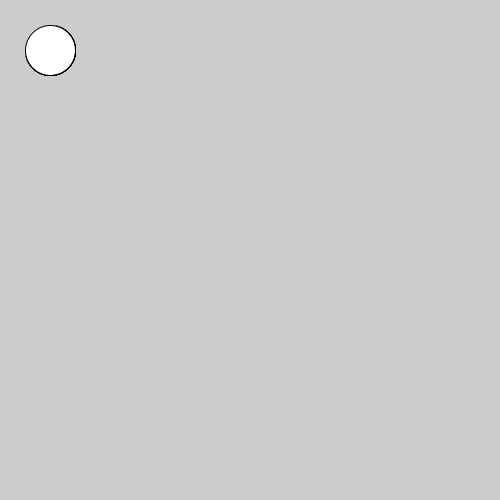
Frame 1 (no input)
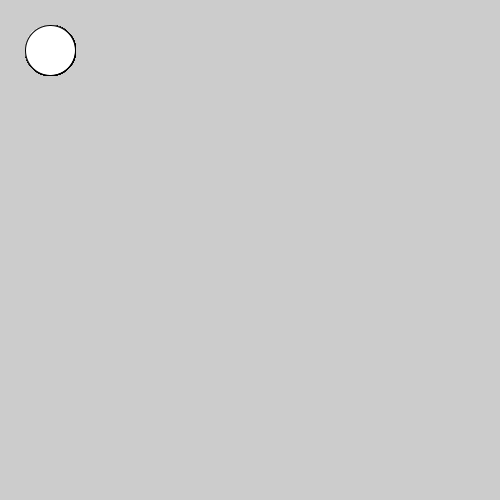
Frame 60 (the mouse pressed at the canvas centre just before this capture)
Frame 120 (the mouse held since frame 60 and released just before this capture): identical to frame 60, image omitted

The Processing sketch that drew these frames (run headless with seeded random() and noise(); from frame 60 on, the mouse is pressed at the canvas centre):

// Processing sketch: bullseye
// ── bullseye.pde

void setup() {
 
  // set the size of your sketch
  size(500,500);
  
}

void draw() {
  
  //Starting with the largest ellipse, use a for loop to draw a bullseye with ellipses.
 for(int i = 2010; i<= 2021; i++){
  ellipse(50,50,50,50);
 }
  //Use an if statement and modulo to alternate the color of your rings.
  
  
}
